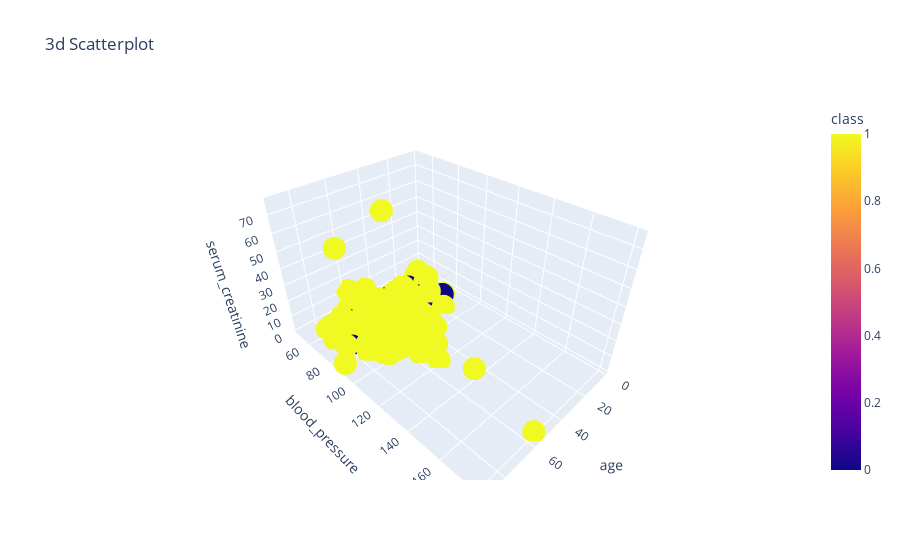

Write notebook code for a chart like this one.
### Code cell
px.scatter_3d(df, x= 'age', y= 'blood_pressure', z= 'serum_creatinine', color = 'class', title= '3d Scatterplot')

### Figure 1 — Plotly figure (JSON) as saved in the notebook; plotly's stock layout.template omitted (floating-point values rounded to 4 significant figures; data arrays with more than 128 entries replaced by an {"elided": "..."} marker saying what was removed)
{"data": [{"hovertemplate": "age=%{x}<br>blood_pressure=%{y}<br>serum_creatinine=%{z}<br>class=%{marker.color}<extra></extra>", "legendgroup": "", "marker": {"color": {"elided": "400 int values"}, "coloraxis": "coloraxis", "symbol": "circle"}, "mode": "markers", "name": "", "scene": "scene", "showlegend": false, "type": "scatter3d", "x": {"elided": "400 int values"}, "y": {"elided": "400 int values"}, "z": {"elided": "400 float values"}}], "layout": {"coloraxis": {"colorbar": {"title": {"text": "class"}}, "colorscale": [[0, "#0d0887"], [0.1111, "#46039f"], [0.2222, "#7201a8"], [0.3333, "#9c179e"], [0.4444, "#bd3786"], [0.5556, "#d8576b"], [0.6667, "#ed7953"], [0.7778, "#fb9f3a"], [0.8889, "#fdca26"], [1, "#f0f921"]]}, "legend": {"tracegroupgap": 0}, "scene": {"domain": {"x": [0, 1], "y": [0, 1]}, "xaxis": {"title": {"text": "age"}}, "yaxis": {"title": {"text": "blood_pressure"}}, "zaxis": {"title": {"text": "serum_creatinine"}}}, "title": {"text": "3d Scatterplot"}}}
